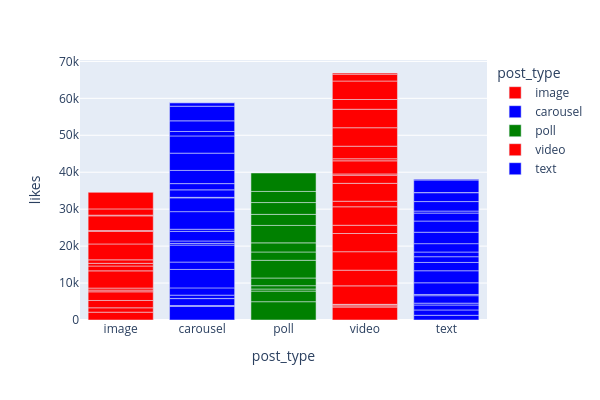

This figure's notebook cell:
### Code cell
fig=px.bar(df,x='post_type',y='likes',
           height=400,
           width=600,
           hover_data=['post_day','sentiment_score','post_time'],
           color='post_type',
           color_discrete_sequence=['red','blue','green'])
fig.show()

### Figure 1 — Plotly figure (JSON) as saved in the notebook; plotly's stock layout.template omitted (floating-point values rounded to 4 significant figures)
{"data": [{"customdata": [["Thursday", "positive", "8/17/2023 14:45"], ["Thursday", "negative", "11/16/2023 0:45"], ["Sunday", "positive", "2/26/2023 11:45"], ["Friday", "neutral", "2/10/2023 13:00"], ["Thursday", "positive", "2/2/2023 16:00"], ["Saturday", "negative", "1/7/2023 10:30"], ["Saturday", "positive", "7/1/2023 14:45"], ["Tuesday", "negative", "6/6/2023 19:30"], ["Monday", "neutral", "4/17/2023 15:00"], ["Friday", "positive", "7/14/2023 15:00"], ["Saturday", "negative", "1/21/2023 1:00"], ["Monday", "negative", "3/13/2023 23:15"], ["Monday", "neutral", "5/15/2023 6:30"], ["Wednesday", "positive", "9/20/2023 6:00"], ["Saturday", "neutral", "10/14/2023 18:45"], ["Monday", "positive", "11/27/2023 4:30"], ["Tuesday", "neutral", "6/6/2023 21:00"]], "hovertemplate": "post_type=%{x}<br>likes=%{y}<br>post_day=%{customdata[0]}<br>sentiment_score=%{customdata[1]}<br>post_time=%{customdata[2]}<extra></extra>", "legendgroup": "image", "marker": {"color": "red", "pattern": {"shape": ""}}, "name": "image", "orientation": "v", "showlegend": true, "textposition": "auto", "type": "bar", "x": ["image", "image", "image", "image", "image", "image", "image", "image", "image", "image", "image", "image", "image", "image", "image", "image", "image"], "xaxis": "x", "y": [2121, 1183, 1982, 2348, 455, 548, 4665, 1309, 725, 950, 4297, 3401, 227, 3982, 187, 1694, 4483], "yaxis": "y"}, {"customdata": [["Sunday", "neutral", "5/14/2023 0:45"], ["Friday", "neutral", "5/5/2023 20:00"], ["Thursday", "neutral", "5/11/2023 11:00"], ["Saturday", "negative", "11/11/2023 15:45"], ["Monday", "positive", "1/9/2023 20:00"], ["Monday", "positive", "1/30/2023 13:30"], ["Sunday", "positive", "1/1/2023 20:00"], ["Thursday", "negative", "10/5/2023 6:30"], ["Friday", "positive", "2/3/2023 0:30"], ["Friday", "negative", "8/4/2023 12:45"], ["Wednesday", "positive", "12/27/2023 11:30"], ["Friday", "positive", "3/31/2023 16:00"], ["Monday", "neutral", "10/2/2023 23:30"], ["Friday", "positive", "5/19/2023 4:30"], ["Friday", "negative", "1/27/2023 15:45"], ["Wednesday", "neutral", "4/19/2023 19:45"], ["Sunday", "negative", "4/23/2023 8:15"], ["Friday", "neutral", "5/5/2023 16:45"], ["Wednesday", "positive", "7/5/2023 18:15"], ["Wednesday", "positive", "12/13/2023 4:45"], ["Sunday", "negative", "11/19/2023 12:30"], ["Tuesday", "negative", "10/3/2023 19:00"], ["Wednesday", "positive", "5/3/2023 8:00"], ["Friday", "negative", "9/15/2023 0:45"], ["Sunday", "negative", "5/7/2023 0:30"], ["Wednesday", "positive", "7/12/2023 17:45"]], "hovertemplate": "post_type=%{x}<br>likes=%{y}<br>post_day=%{customdata[0]}<br>sentiment_score=%{customdata[1]}<br>post_time=%{customdata[2]}<extra></extra>", "legendgroup": "carousel", "marker": {"color": "blue", "pattern": {"shape": ""}}, "name": "carousel", "orientation": "v", "showlegend": true, "textposition": "auto", "type": "bar", "x": ["carousel", "carousel", "carousel", "carousel", "carousel", "carousel", "carousel", "carousel", "carousel", "carousel", "carousel", "carousel", "carousel", "carousel", "carousel", "carousel", "carousel", "carousel", "carousel", "carousel", "carousel", "carousel", "carousel", "carousel", "carousel", "carousel"], "xaxis": "x", "y": [3660, 256, 1878, 45, 889, 1961, 5000, 1992, 4594, 447, 667, 2586, 592, 4763, 3742, 130, 2026, 1690, 3571, 4678, 4656, 1203, 2884, 3956, 951, 36], "yaxis": "y"}, {"customdata": [["Tuesday", "negative", "2/21/2023 16:15"], ["Wednesday", "positive", "7/5/2023 5:15"], ["Tuesday", "neutral", "5/2/2023 6:15"], ["Wednesday", "positive", "5/17/2023 0:15"], ["Wednesday", "neutral", "3/1/2023 8:00"], ["Sunday", "negative", "9/10/2023 13:45"], ["Thursday", "positive", "2/9/2023 15:30"], ["Tuesday", "positive", "5/2/2023 0:30"], ["Tuesday", "negative", "8/8/2023 17:45"], ["Thursday", "positive", "1/19/2023 7:15"], ["Sunday", "negative", "3/19/2023 4:00"], ["Tuesday", "positive", "3/7/2023 19:15"], ["Friday", "positive", "12/29/2023 12:15"]], "hovertemplate": "post_type=%{x}<br>likes=%{y}<br>post_day=%{customdata[0]}<br>sentiment_score=%{customdata[1]}<br>post_time=%{customdata[2]}<extra></extra>", "legendgroup": "poll", "marker": {"color": "green", "pattern": {"shape": ""}}, "name": "poll", "orientation": "v", "showlegend": true, "textposition": "auto", "type": "bar", "x": ["poll", "poll", "poll", "poll", "poll", "poll", "poll", "poll", "poll", "poll", "poll", "poll", "poll"], "xaxis": "x", "y": [4955, 2872, 559, 898, 2083, 4795, 2253, 2463, 4726, 2990, 3195, 3005, 5000], "yaxis": "y"}, {"customdata": [["Tuesday", "positive", "5/23/2023 0:30"], ["Tuesday", "neutral", "5/2/2023 6:15"], ["Thursday", "positive", "6/15/2023 3:15"], ["Wednesday", "positive", "9/27/2023 19:00"], ["Saturday", "positive", "4/8/2023 19:15"], ["Thursday", "neutral", "5/11/2023 0:30"], ["Sunday", "neutral", "1/1/2023 6:00"], ["Thursday", "negative", "11/23/2023 2:00"], ["Friday", "positive", "12/1/2023 10:00"], ["Wednesday", "negative", "3/22/2023 3:15"], ["Sunday", "positive", "11/12/2023 17:30"], ["Thursday", "neutral", "7/13/2023 9:15"], ["Wednesday", "neutral", "12/27/2023 4:00"], ["Sunday", "neutral", "12/24/2023 7:45"], ["Sunday", "negative", "12/31/2023 22:30"], ["Thursday", "negative", "12/28/2023 16:45"], ["Monday", "neutral", "4/10/2023 0:00"], ["Friday", "positive", "4/14/2023 10:30"], ["Wednesday", "positive", "7/26/2023 20:15"], ["Wednesday", "neutral", "1/4/2023 18:30"], ["Wednesday", "negative", "12/6/2023 4:00"], ["Thursday", "positive", "2/23/2023 17:15"], ["Friday", "neutral", "10/27/2023 23:45"]], "hovertemplate": "post_type=%{x}<br>likes=%{y}<br>post_day=%{customdata[0]}<br>sentiment_score=%{customdata[1]}<br>post_time=%{customdata[2]}<extra></extra>", "legendgroup": "video", "marker": {"color": "red", "pattern": {"shape": ""}}, "name": "video", "orientation": "v", "showlegend": true, "textposition": "auto", "type": "bar", "x": ["video", "video", "video", "video", "video", "video", "video", "video", "video", "video", "video", "video", "video", "video", "video", "video", "video", "video", "video", "video", "video", "video", "video"], "xaxis": "x", "y": [3499, 317, 304, 119, 5000, 4245, 5000, 4929, 2236, 5000, 1498, 4846, 2204, 344, 3544, 560, 3398, 5000, 5000, 2642, 5000, 1857, 314], "yaxis": "y"}, {"customdata": [["Saturday", "neutral", "10/28/2023 19:30"], ["Friday", "negative", "12/8/2023 2:15"], ["Saturday", "positive", "9/30/2023 10:30"], ["Sunday", "neutral", "7/23/2023 5:45"], ["Monday", "positive", "11/20/2023 2:00"], ["Monday", "positive", "10/2/2023 12:15"], ["Friday", "positive", "10/6/2023 10:00"], ["Thursday", "negative", "7/6/2023 8:00"], ["Tuesday", "positive", "5/16/2023 22:15"], ["Wednesday", "negative", "7/12/2023 0:00"], ["Tuesday", "positive", "2/14/2023 18:00"], ["Tuesday", "positive", "1/3/2023 3:00"], ["Monday", "negative", "6/12/2023 9:30"], ["Tuesday", "positive", "7/18/2023 22:00"], ["Thursday", "neutral", "7/27/2023 19:15"], ["Sunday", "positive", "6/25/2023 15:15"], ["Thursday", "neutral", "7/6/2023 7:00"], ["Saturday", "positive", "11/25/2023 7:30"], ["Tuesday", "neutral", "5/23/2023 22:30"], ["Wednesday", "positive", "5/3/2023 12:30"], ["Saturday", "positive", "8/5/2023 8:45"]], "hovertemplate": "post_type=%{x}<br>likes=%{y}<br>post_day=%{customdata[0]}<br>sentiment_score=%{customdata[1]}<br>post_time=%{customdata[2]}<extra></extra>", "legendgroup": "text", "marker": {"color": "blue", "pattern": {"shape": ""}}, "name": "text", "orientation": "v", "showlegend": true, "textposition": "auto", "type": "bar", "x": ["text", "text", "text", "text", "text", "text", "text", "text", "text", "text", "text", "text", "text", "text", "text", "text", "text", "text", "text", "text", "text"], "xaxis": "x", "y": [1274, 1446, 1333, 512, 2013, 332, 3161, 3259, 2251, 1551, 1268, 2265, 3094, 3026, 2153, 553, 2566, 2416, 15, 3404, 229], "yaxis": "y"}], "layout": {"barmode": "relative", "height": 400, "legend": {"title": {"text": "post_type"}, "tracegroupgap": 0}, "margin": {"t": 60}, "width": 600, "xaxis": {"anchor": "y", "categoryarray": ["image", "carousel", "poll", "video", "text"], "categoryorder": "array", "domain": [0, 1], "title": {"text": "post_type"}}, "yaxis": {"anchor": "x", "domain": [0, 1], "title": {"text": "likes"}}}}
